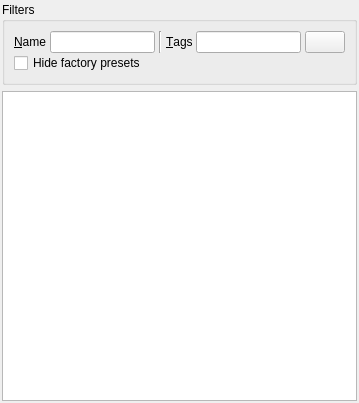
<?xml version="1.0" encoding="UTF-8"?>
<ui version="4.0">
 <class>Form</class>
 <widget class="QWidget" name="Form">
  <property name="geometry">
   <rect>
    <x>0</x>
    <y>0</y>
    <width>359</width>
    <height>403</height>
   </rect>
  </property>
  <property name="windowTitle">
   <string>Form</string>
  </property>
  <layout class="QGridLayout" name="gridLayout">
   <property name="margin">
    <number>2</number>
   </property>
   <item row="0" column="0">
    <widget class="QGroupBox" name="filterGroupBox">
     <property name="minimumSize">
      <size>
       <width>0</width>
       <height>50</height>
      </size>
     </property>
     <property name="title">
      <string>Filters</string>
     </property>
     <layout class="QVBoxLayout" name="verticalLayout_2">
      <property name="spacing">
       <number>0</number>
      </property>
      <item>
       <layout class="QHBoxLayout" name="horizontalLayout_2">
        <property name="spacing">
         <number>4</number>
        </property>
        <item>
         <widget class="QLabel" name="label">
          <property name="text">
           <string>&amp;Name</string>
          </property>
          <property name="buddy">
           <cstring>filterNameEdit</cstring>
          </property>
         </widget>
        </item>
        <item>
         <widget class="FilterNameEdit" name="filterNameEdit"/>
        </item>
        <item>
         <widget class="Line" name="line">
          <property name="orientation">
           <enum>Qt::Vertical</enum>
          </property>
         </widget>
        </item>
        <item>
         <widget class="QLabel" name="label_3">
          <property name="text">
           <string>&amp;Tags</string>
          </property>
          <property name="buddy">
           <cstring>filterTagsEdit</cstring>
          </property>
         </widget>
        </item>
        <item>
         <widget class="FilterTagsEdit" name="filterTagsEdit"/>
        </item>
        <item>
         <widget class="QPushButton" name="editModeBtn">
          <property name="mouseTracking">
           <bool>true</bool>
          </property>
          <property name="contextMenuPolicy">
           <enum>Qt::CustomContextMenu</enum>
          </property>
          <property name="toolTip">
           <string>Toggle to enable/disable name and category editing</string>
          </property>
          <property name="text">
           <string/>
          </property>
          <property name="icon">
           <iconset theme="edit-rename">
            <normaloff>../../../../../.designer/backup</normaloff>../../../../../.designer/backup</iconset>
          </property>
          <property name="checkable">
           <bool>true</bool>
          </property>
         </widget>
        </item>
       </layout>
      </item>
      <item>
       <widget class="QCheckBox" name="hideFactoryChk">
        <property name="text">
         <string>Hide factory presets</string>
        </property>
       </widget>
      </item>
     </layout>
     <zorder></zorder>
     <zorder>hideFactoryChk</zorder>
    </widget>
   </item>
   <item row="1" column="0">
    <widget class="LibraryTableView" name="collectionView">
     <property name="editTriggers">
      <set>QAbstractItemView::NoEditTriggers</set>
     </property>
     <property name="horizontalScrollMode">
      <enum>QAbstractItemView::ScrollPerPixel</enum>
     </property>
     <property name="cornerButtonEnabled">
      <bool>true</bool>
     </property>
     <attribute name="horizontalHeaderHighlightSections">
      <bool>false</bool>
     </attribute>
    </widget>
   </item>
  </layout>
 </widget>
 <customwidgets>
  <customwidget>
   <class>FilterNameEdit</class>
   <extends>QLineEdit</extends>
   <header>bigglesworth.widgets</header>
  </customwidget>
  <customwidget>
   <class>FilterTagsEdit</class>
   <extends>QLineEdit</extends>
   <header>bigglesworth.widgets</header>
  </customwidget>
  <customwidget>
   <class>LibraryTableView</class>
   <extends>QTableView</extends>
   <header>bigglesworth.widgets</header>
  </customwidget>
 </customwidgets>
 <resources/>
 <connections/>
</ui>
